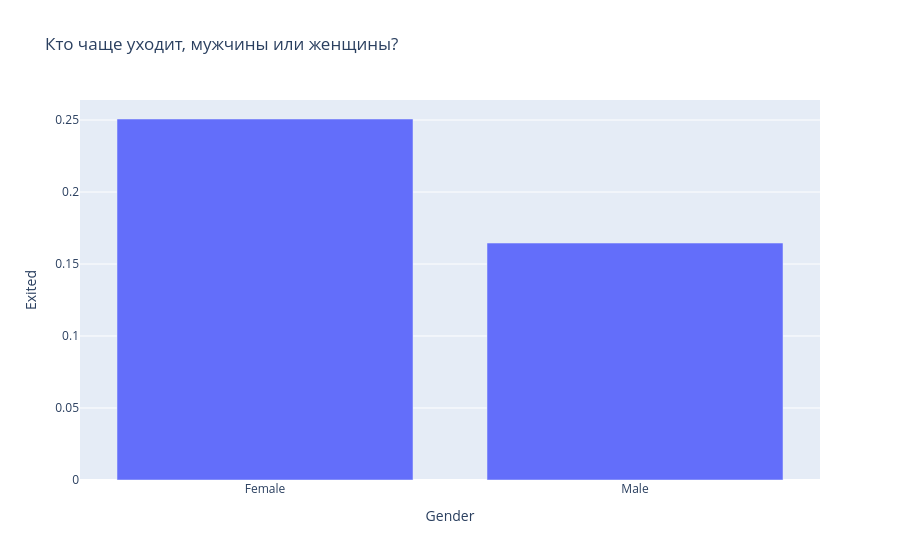

The notebook cell this image was saved under:
### Markdown cell above
Явной взаимосвязи между кредитным рейтингом клиента и его предполагаемой зарплатой не видно, однако заметно что все клиенты с рейтингом ниже 400 ушли.

### Code cell
result_data = churn_data.groupby(
    by='Gender',
    as_index=False
)[['Exited']].mean()

#fig = px.bar(churn_data[churn_data['Exited'] == 1], x = 'Gender', title = 'Кто чаще уходит, мужчины или женщины')
fig = px.bar(result_data, x = 'Gender', y = 'Exited', title = 'Кто чаще уходит, мужчины или женщины?')
fig.show()

### Figure 1 — Plotly figure (JSON) as saved in the notebook; plotly's stock layout.template omitted (floating-point values rounded to 4 significant figures)
{"data": [{"hovertemplate": "Gender=%{x}<br>Exited=%{y}<extra></extra>", "legendgroup": "", "marker": {"color": "#636efa", "pattern": {"shape": ""}}, "name": "", "orientation": "v", "showlegend": false, "textposition": "auto", "type": "bar", "x": ["Female", "Male"], "xaxis": "x", "y": [0.2507, 0.1646], "yaxis": "y"}], "layout": {"barmode": "relative", "legend": {"tracegroupgap": 0}, "title": {"text": "Кто чаще уходит, мужчины или женщины?"}, "xaxis": {"anchor": "y", "domain": [0, 1], "title": {"text": "Gender"}}, "yaxis": {"anchor": "x", "domain": [0, 1], "title": {"text": "Exited"}}}}
